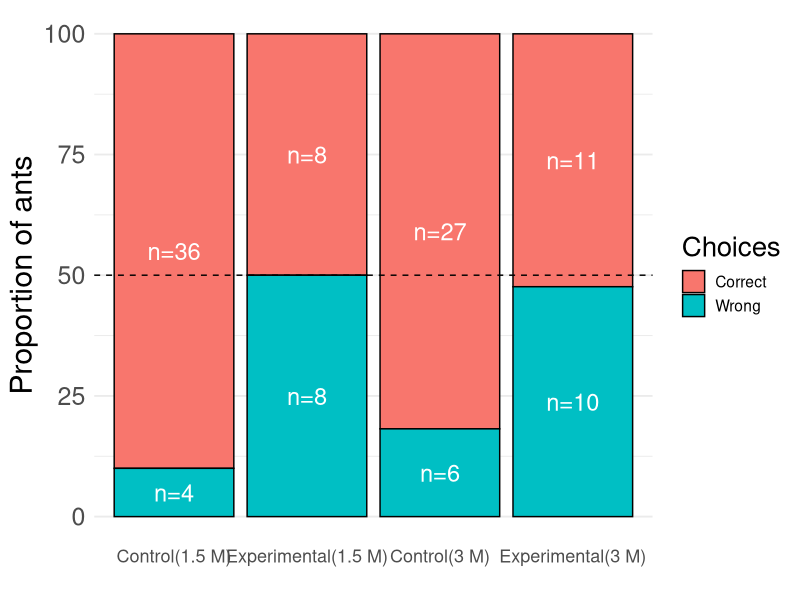
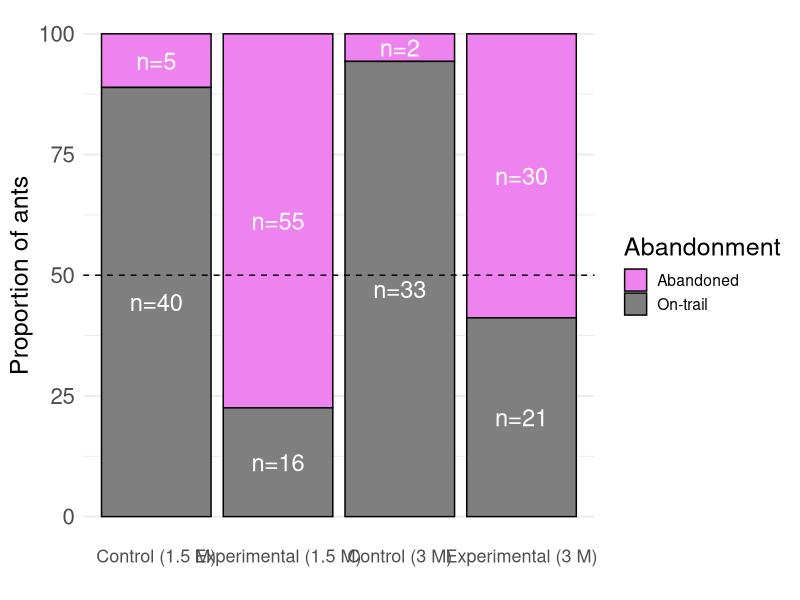

The R source for these figures, in order: (Note: this script raises an error after producing the figures.)
## ---- chunk 1
knitr::opts_chunk$set(echo = TRUE)
## ---- chunk 2
library(tidyverse)
library(ggplot2)
library(ggthemes)
library(ggstats)
## ---- chunk 3

low_sucrose_experiment_data<-read.csv("Combined ant choices_Low sucrose experiment.csv")

high_sucrose_experiment_data<-read.csv("Combined ant choices_High sucrose experiment.csv")

#Extracting the columns needed for choice and abandonment analysis
low_sucrose_experiment_choices<-data.frame(low_sucrose_experiment_data$Treatment,low_sucrose_experiment_data$Ant.choice)
high_sucrose_experiment_choices<-data.frame(high_sucrose_experiment_data$Treatment,high_sucrose_experiment_data$Ant.choice)

#Changing the column names
colnames(low_sucrose_experiment_choices)<-c("treatment","choices")
colnames(high_sucrose_experiment_choices)<-c("treatment","choices")

#Converting the columns into factors
low_sucrose_experiment_choices$treatment<-as.factor(low_sucrose_experiment_choices$treatment)
low_sucrose_experiment_choices$choices<-as.factor(low_sucrose_experiment_choices$choices)

high_sucrose_experiment_choices$treatment<-as.factor(high_sucrose_experiment_choices$treatment)
high_sucrose_experiment_choices$choices<-as.factor(high_sucrose_experiment_choices$choices)

#Creating labels specific to the experiment for the analysis below

#These two dataframes are used for the choice analyses below
low_sucrose_experiment_choices$label<-as.factor(ifelse(low_sucrose_experiment_choices$treatment=="Control","Control_1.5m","Exp_1.5m"))

high_sucrose_experiment_choices$label<-as.factor(ifelse(high_sucrose_experiment_choices$treatment=="Control","Control_3m","Exp_3m"))

#Ants stay on the trail when they are making a choice vs. when they abandon. So creating another column using the data above to indicate that. These two dataframes will be used for the abandonment analyses below

low_sucrose_experiment_abandonment<-low_sucrose_experiment_choices %>%
mutate(abandonment=ifelse(low_sucrose_experiment_choices$choices=="Abandoned","Abandoned","On-trail"))

low_sucrose_experiment_abandonment<-low_sucrose_experiment_abandonment[,c(1,3,4)]

high_sucrose_experiment_abandonment<-high_sucrose_experiment_choices %>% mutate(abandonment= ifelse(high_sucrose_experiment_choices$choices=="Abandoned","Abandoned","On-trail"))

high_sucrose_experiment_abandonment<-high_sucrose_experiment_abandonment[,c(1,3,4)]


## ---- chunk 4
#Filtering data where ants made either a correct or a wrong choice
low_sucrose_experiment_choices_only<-
  low_sucrose_experiment_choices %>% 
  filter(choices !="Abandoned")

high_sucrose_experiment_choices_only<-
  high_sucrose_experiment_choices %>%
  filter(choices !="Abandoned")

#Dropping the abandonment factor level
low_sucrose_experiment_choices_only$choices<-droplevels(low_sucrose_experiment_choices_only$choices)

high_sucrose_experiment_choices_only$choices<-droplevels(high_sucrose_experiment_choices_only$choices)

#Creating tables for the binomial and Chi-square tests 
low_sucrose_experiment_choices_only_table<-table(low_sucrose_experiment_choices_only[-3])

high_sucrose_experiment_choices_only_table<-table(high_sucrose_experiment_choices_only[-3])

#Binomial test for control treatments (Extracting relevant entries from the above choice tables)

binom.test(low_sucrose_experiment_choices_only_table[1],low_sucrose_experiment_choices_only_table[1]+low_sucrose_experiment_choices_only_table[3],0.5)

binom.test (high_sucrose_experiment_choices_only_table[1],high_sucrose_experiment_choices_only_table[1]+high_sucrose_experiment_choices_only_table[3],0.5)
#Significant!


#Binomial test for experimental treatments(Extracting relevant entries from the above choice tables) 
binom.test(low_sucrose_experiment_choices_only_table[2],low_sucrose_experiment_choices_only_table[2]+low_sucrose_experiment_choices_only_table[4],0.5)
#Not significant 

binom.test(high_sucrose_experiment_choices_only_table[2],high_sucrose_experiment_choices_only_table[2]+high_sucrose_experiment_choices_only_table[4],0.5)
#Non-significant 


#Chi-square tests to test whether proportion of correct choices are more in the control vs. experimental treatments across both experiments (Using the entire choice tables from above)

chisq.test(low_sucrose_experiment_choices_only_table,correct = F)
#Significant

chisq.test(high_sucrose_experiment_choices_only_table,correct = F)
#Significant

## ---- chunk 5
 
#Combining the choices from both experiments from the above data frames
all_exp_combined_data_choices<-rbind(low_sucrose_experiment_choices_only,high_sucrose_experiment_choices_only)

#Subsetting the data for each of the two treatments to compare between the experiments
all_exp_combined_control<-subset(all_exp_combined_data_choices,all_exp_combined_data_choices$treatment=="Control")

all_exp_combined_experimental<-subset(all_exp_combined_data_choices,all_exp_combined_data_choices$treatment=="Experimental")

#Dropping the unecessary factor levels for each dataframe
all_exp_combined_control$label<-droplevels(all_exp_combined_control$label)

all_exp_combined_experimental$label<-droplevels(all_exp_combined_experimental$label)

# Comparing proportion of correct choices for control and experimental treatments between the two experiments  
 
#Control treatment
all_exp_combined_control_choices_only<-data.frame(all_exp_combined_control$choices,all_exp_combined_control$label)

#Relabeling the columns and creating a table for the chi-sqaure test
colnames(all_exp_combined_control_choices_only)<-c("choices","exp_type")

all_exp_combined_control_choices_only_table<-table(all_exp_combined_control_choices_only)

#Chi-square test
chisq.test(all_exp_combined_control_choices_only_table,correct = F)
#Not significant

#Experimental treatment

all_exp_combined_experimental_choices_only<-data.frame(all_exp_combined_experimental$choices,all_exp_combined_experimental$label)

#Relabeling the columns and creating a table for chi-sqaure tests
colnames(all_exp_combined_experimental_choices_only)<-c("choices","exp_type")

all_exp_combined_experimental_choices_only_table<-table(all_exp_combined_experimental_choices_only)

chisq.test(all_exp_combined_experimental_choices_only_table,correct = F)
#Not significant

## ---- chunk 6

#Creating tables for the binomial and Chi-square tests using the dataframes defined above 
low_sucrose_experiment_abandonment_table<-table(low_sucrose_experiment_abandonment[-2])
high_sucrose_experiment_abandonment_table<-table(high_sucrose_experiment_abandonment[-2])

#Chi-square tests on the above table
chisq.test(low_sucrose_experiment_abandonment_table,correct = F)
#Significant

chisq.test(high_sucrose_experiment_abandonment_table,correct = F)
#Significant

#Binomial test for control treatments (Extracting relevant entries from the above choice tables)
binom.test(low_sucrose_experiment_abandonment_table[1],low_sucrose_experiment_abandonment_table[1]+low_sucrose_experiment_abandonment_table[3],0.5)
#Significant difference

binom.test(high_sucrose_experiment_abandonment_table[1],high_sucrose_experiment_abandonment_table[1]+high_sucrose_experiment_abandonment_table[3],0.5)
#Significant difference

 
#Binomial test for experimental treatments(Extracting relevant entries from the above choice tables) 

binom.test(low_sucrose_experiment_abandonment_table[2],low_sucrose_experiment_abandonment_table[2]+low_sucrose_experiment_abandonment_table[4],0.5)
#Significant difference

binom.test(high_sucrose_experiment_abandonment_table[2],high_sucrose_experiment_abandonment_table[2]+high_sucrose_experiment_abandonment_table[4],0.5)
#Not significant 

## ---- chunk 7

#Combining abandonment data across both experiments
all_exp_combined_abandonment_only<-rbind(low_sucrose_experiment_abandonment,high_sucrose_experiment_abandonment)

#Control treatment comparison

all_exp_combined_control_abandonment_only<-all_exp_combined_abandonment_only %>% filter(treatment=="Control")

#Converting the column into a factor and removing uncessary factor levels
all_exp_combined_control_abandonment_only$abandonment<-as.factor(all_exp_combined_control_abandonment_only$abandonment)

all_exp_combined_control_abandonment_only$label<-droplevels(all_exp_combined_control_abandonment_only$label)

#Creating table for the chi-square test
all_exp_combined_control_abandonment_only_table<-table(all_exp_combined_control_abandonment_only[-1])

#Chi-square test
chisq.test(all_exp_combined_control_abandonment_only_table,correct = F)
#Not significant

#Experimental treatment comparison

all_exp_combined_experimental_abandonment_only<-all_exp_combined_abandonment_only %>% filter(treatment=="Experimental")

#Converting the column into a factor and removing uncessary factor levels
all_exp_combined_experimental_abandonment_only$abandonment<-as.factor(all_exp_combined_experimental_abandonment_only$abandonment)

all_exp_combined_experimental_abandonment_only$label<-droplevels(all_exp_combined_experimental_abandonment_only$label)

#Creating table for the chi-square test
all_exp_combined_experimental_abandonment_only_table<-table(all_exp_combined_experimental_abandonment_only[-1])

#Chi-square test
chisq.test(all_exp_combined_experimental_abandonment_only_table,correct = F)
#Significant!

## ---- chunk 8

#Calculating the proportion of correct vs. wrong choices for the graph 
choices_combined<-as.data.frame(all_exp_combined_data_choices %>%
  group_by(label,choices)%>%
  summarize(total=n())%>%
  group_by(label) %>%
  mutate(
    percent = total / sum(total) * 100
  ))

#Barplot with individual sample sizes for both experiments
ggplot(choices_combined, aes(x = label, y = percent, fill = choices)) +
  geom_bar(stat = "identity", color = "black") +
  geom_text(
    aes(label = paste0("n=", total)),
    position = position_stack(vjust = 0.5),
    size = 6,           
    color = "white"
  ) +
  scale_y_continuous() +
  labs(x = "", y = "Proportion of ants", fill = "Choices") +   
  theme_minimal(base_size = 14) +
  theme(
    axis.text.x = element_text(size = 13),
    axis.title.y = element_text(size = 22),
    axis.text.y = element_text(size = 18), 
    legend.title = element_text(size = 20),            
    panel.grid.major.x = element_blank()
  ) +geom_hline(yintercept = 50, linetype = "dashed")+
  scale_x_discrete(labels=c("Control_1.5m"="Control(1.5 M)","Control_3m"= "Control(3 M)", "Exp_1.5m"="Experimental(1.5 M)","Exp_3m" = "Experimental(3 M)"))+
  guides(fill=guide_legend(title="Choices"))


## ---- chunk 9
 
abandonment_combined<-as.data.frame(all_exp_combined_abandonment_only %>%group_by(label,abandonment)%>%
  summarize(total=n()) %>%
    group_by(label) %>%
  mutate(
    percent = total / sum(total) * 100))

 

ggplot(abandonment_combined, aes(x = label, y = percent, fill = abandonment)) +
  geom_bar(stat = "identity", color = "black") +
  # Show individual sample sizes inside each stack
  geom_text(
    aes(label = paste0("n=", total)),   # use total for each segment
    position = position_stack(vjust = 0.5),  # centers text in each segment
    size = 6,                           # larger geom_text labels
    color = "white"
  ) +
  scale_y_continuous() +
  labs(x = "", y = "Proportion of ants") +
  theme_minimal(base_size = 14) +
  theme(
    axis.text.x  = element_text(hjust = 0.5, size = 13),  
    axis.text.y  = element_text(size = 16),               
    axis.title.y = element_text(size = 18),               
    legend.title = element_text(size = 18),              
    panel.grid.major.x = element_blank()
  ) +
  geom_hline(yintercept = 50, linetype = "dashed") +
  scale_x_discrete(labels = c(
    "Control_1.5m" = "Control (1.5 M)",
    "Control_3m"   = "Control (3 M)",
    "Exp_1.5m"     = "Experimental (1.5 M)",
    "Exp_3m"       = "Experimental (3 M)"
  )) +
  guides(fill = guide_legend(title = "Abandonment")) +
  scale_fill_manual(values = c("violet", "gray50"))


## ---- chunk 10

#LOW SUCROSE EXPERIMENT
gaster_angle_low_sucrose<-read.csv("Combined gaster angles_Low sucrose experiment.csv")

#Converting the relevant columns to factors
gaster_angle_low_sucrose$Ant.choice<-as.factor(gaster_angle_low_sucrose$Ant.choice)
gaster_angle_low_sucrose$Treatment<-as.factor(gaster_angle_low_sucrose$Treatment)
gaster_angle_low_sucrose$Video<-as.factor(gaster_angle_low_sucrose$Video)
gaster_angle_low_sucrose$Year<-as.factor(gaster_angle_low_sucrose$Year)
gaster_angle_low_sucrose$Ant.fed.on.the.feeder<-as.factor(gaster_angle_low_sucrose$Ant.fed.on.the.feeder)

#Converting gaster angle measures to numbers
gaster_angle_low_sucrose$Angle.measurement.1<-as.numeric(gaster_angle_low_sucrose$Angle.measurement.1)
gaster_angle_low_sucrose$Angle.measurement.2<-as.numeric(gaster_angle_low_sucrose$Angle.measurement.2)
gaster_angle_low_sucrose$Angle.measurement.3<-as.numeric(gaster_angle_low_sucrose$Angle.measurement.3)
#Ignore the warnings here


#HIGH SUCROSE EXPERIMENT
gaster_angle_high_sucrose<-read.csv("Combined gaster angles_High sucrose experiment.csv")

#Converting the relevant columns to factors
gaster_angle_high_sucrose$Ant.choice<-as.factor(gaster_angle_high_sucrose$Ant.choice)
gaster_angle_high_sucrose$Treatment<-as.factor(gaster_angle_high_sucrose$Treatment)
gaster_angle_high_sucrose$Video<-as.factor(gaster_angle_high_sucrose$Video)
gaster_angle_high_sucrose$Year<-as.factor(gaster_angle_high_sucrose$Year)
gaster_angle_high_sucrose$Ant.fed.on.the.feeder<-as.factor(gaster_angle_high_sucrose$Ant.fed.on.the.feeder)


#Converting gaster angle measures to numbers
gaster_angle_high_sucrose$Angle.measurement.1<-as.numeric(gaster_angle_high_sucrose$Angle.measurement.1)
gaster_angle_high_sucrose$Angle.measurement.2<-as.numeric(gaster_angle_high_sucrose$Angle.measurement.2)
gaster_angle_high_sucrose$Angle.measurement.3<-as.numeric(gaster_angle_high_sucrose$Angle.measurement.3)
#Ignore the warnings here

## ---- chunk 11

#LOW SUCROSE EXPERIMENT
 
gaster_angle_low_sucrose_ready<-gaster_angle_low_sucrose %>%
  transmute(Video,Treatment,Ant.choice,Ant.fed.on.the.feeder, Year,mean_gaster_angle=rowMeans(select(.,Angle.measurement.1:Angle.measurement.3)))

gaster_angle_low_sucrose_ready<-as.data.frame(gaster_angle_low_sucrose_ready %>%
  group_by(Video,Treatment,Ant.choice,Ant.fed.on.the.feeder,Year) %>%
  summarise(mean_gaster_angle=mean(mean_gaster_angle,na.rm = T)))

gaster_angle_low_sucrose_ready<-na.omit(gaster_angle_low_sucrose_ready)


#HIGH SUCROSE EXPERIMENT

gaster_angle_high_sucrose_ready<-gaster_angle_high_sucrose %>%
  transmute(Video,Treatment,Ant.choice,Ant.fed.on.the.feeder,Year,mean_gaster_angle=rowMeans(select(.,Angle.measurement.1:Angle.measurement.3)))

gaster_angle_high_sucrose_ready<-as.data.frame(gaster_angle_high_sucrose_ready %>%
  group_by(Video,Treatment,Ant.choice,Ant.fed.on.the.feeder,Year) %>%
  summarise(mean_gaster_angle=mean(mean_gaster_angle,na.rm = T)))

gaster_angle_high_sucrose_ready<-na.omit(gaster_angle_high_sucrose_ready)


#Summary of ants that made choices and fed on feeder or not
low_sucrose_summary<-gaster_angle_low_sucrose_ready[,c(2,3,4)]
table(low_sucrose_summary)

high_sucrose_summary<-gaster_angle_high_sucrose_ready[,c(2,3,4)]
table(high_sucrose_summary)

#Average gaster angle calculations:
gaster_angle_low_sucrose_ready %>%
  group_by(Treatment) %>%
  summarise(mean(mean_gaster_angle))

gaster_angle_high_sucrose_ready %>%
  group_by(Treatment) %>%
  summarise(mean(mean_gaster_angle))

## ---- chunk 12
#Low sucrose


#This contains data for the ants that made correct choices, and also includes the ants that made a wrong choice, but did not feed on the sucrose
gaster_angle_low_sucrose_graph1<-rbind(gaster_angle_low_sucrose_wrong_choices_unfed,gaster_angle_low_sucrose_correct_choices)

ggplot(gaster_angle_low_sucrose_graph1,aes(Treatment,mean_gaster_angle,fill=Ant.choice))+stat_boxplot(geom="errorbar")+geom_boxplot(outlier.shape = NA)+ theme_minimal()+xlab("Treatment")+ylab("Average gaster angle")+geom_jitter(aes(color=Year))+ggtitle("Low sucrose experiment")+guides(fill=guide_legend(title="Ant choice"))

#Comparing gaster angles for correct vs. wrong choices within the treatment

exp_low_sucrose_data_exp<-gaster_angle_low_sucrose_graph1 %>%
  filter(Treatment=="Experimental")
wilcox.test(exp_low_sucrose_data_exp$mean_gaster_angle~exp_low_sucrose_data_exp$Ant.choice) 
#No Significant difference


#High sucrose
#Low sucrose
gaster_angle_high_sucrose_wrong_choices_unfed<-subset(gaster_angle_high_sucrose_ready,Ant.fed.on.the.feeder=="No" & Ant.choice=="Wrong")

gaster_angle_high_sucrose_correct_choices<-subset(gaster_angle_high_sucrose_ready,Ant.choice=="Correct")

#This contains data for the ants that made correct choices, and also includes the ants that made a wrong choice, but did not feed on the sucrose
gaster_angle_high_sucrose_graph1<-rbind(gaster_angle_high_sucrose_wrong_choices_unfed,gaster_angle_high_sucrose_correct_choices)

ggplot(gaster_angle_high_sucrose_graph1,aes(Treatment,mean_gaster_angle,fill=Ant.choice))+stat_boxplot(geom="errorbar")+geom_boxplot(outlier.shape = NA)+ theme_minimal()+xlab("Treatment")+ylab("Average gaster angle")+geom_jitter(aes(color=Year))+ggtitle("High sucrose experiment")+guides(fill=guide_legend(title="Ant choice"))

#Comparing gaster angles for correct vs. wrong choices within the treatment

exp_high_sucrose_data_exp<-gaster_angle_high_sucrose_graph1 %>%
  filter(Treatment=="Experimental")
wilcox.test(exp_high_sucrose_data_exp$mean_gaster_angle~exp_high_sucrose_data_exp$Ant.choice) 
#Significant difference


exp_high_sucrose_data_con<-gaster_angle_high_sucrose_graph1 %>%
  filter(Treatment=="Control")
wilcox.test(exp_high_sucrose_data_con$mean_gaster_angle~exp_high_sucrose_data_con$Ant.choice) 
#Significant difference
 
  
## ---- chunk 13
wilcox.test(gaster_angle_low_sucrose_ready$mean_gaster_angle~gaster_angle_low_sucrose_ready$Treatment) 
#No Significant difference

wilcox.test(gaster_angle_high_sucrose_ready$mean_gaster_angle~gaster_angle_high_sucrose_ready$Treatment) 
#No significant difference



## ---- chunk 14

par(mfrow=c(1,2))

#LOW SUCROSE EXPERIMENT
boxplot(gaster_angle_low_sucrose_ready$mean_gaster_angle~gaster_angle_low_sucrose_ready$Treatment,xlab="Treatment", ylab="Mean gaster angle (degrees)",range=0,frame=F,cex.axis=1.5,cex.lab=1.5,main="Low sucrose (1.5 M) experiment",ylim=c(35,65))

#Adding individual points to the boxplot
stripchart(mean_gaster_angle~Treatment,method="jitter",add=T,vertical=T,pch=1,data=gaster_angle_low_sucrose_ready[gaster_angle_low_sucrose_ready$Year==2022, ])
 
stripchart(mean_gaster_angle~Treatment,method="jitter",add=T,vertical=T,pch=19,data=gaster_angle_low_sucrose_ready[gaster_angle_low_sucrose_ready$Year==2023, ])

stripchart(mean_gaster_angle~Treatment,method="jitter",add=T,vertical=T,pch=18,data=gaster_angle_low_sucrose_ready[gaster_angle_low_sucrose_ready$Year==2024, ])

stripchart(mean_gaster_angle~Treatment,method="jitter",add=T,vertical=T,pch=17,data=gaster_angle_low_sucrose_ready[gaster_angle_low_sucrose_ready$Year==2025, ])


#HIGH SUCROSE EXPERIMENT
boxplot(gaster_angle_high_sucrose_ready$mean_gaster_angle~gaster_angle_high_sucrose_ready$Treatment,xlab="Treatment", ylab="Mean gaster angle (degrees)",range=0,frame=F,cex.axis=1.5,cex.lab=1.5,main="High sucrose (3 M) experiment",ylim=c(35,65))

#Adding individual points to the boxplot
stripchart(mean_gaster_angle~Treatment,method="jitter",add=T,vertical=T,pch=19,data=gaster_angle_high_sucrose_ready[gaster_angle_high_sucrose_ready$Year==2023, ])

stripchart(mean_gaster_angle~Treatment,method="jitter",add=T,vertical=T,pch=18,data=gaster_angle_high_sucrose_ready[gaster_angle_high_sucrose_ready$Year==2024, ])

stripchart(mean_gaster_angle~Treatment,method="jitter",add=T,vertical=T,pch=17,data=gaster_angle_high_sucrose_ready[gaster_angle_high_sucrose_ready$Year==2025, ])
